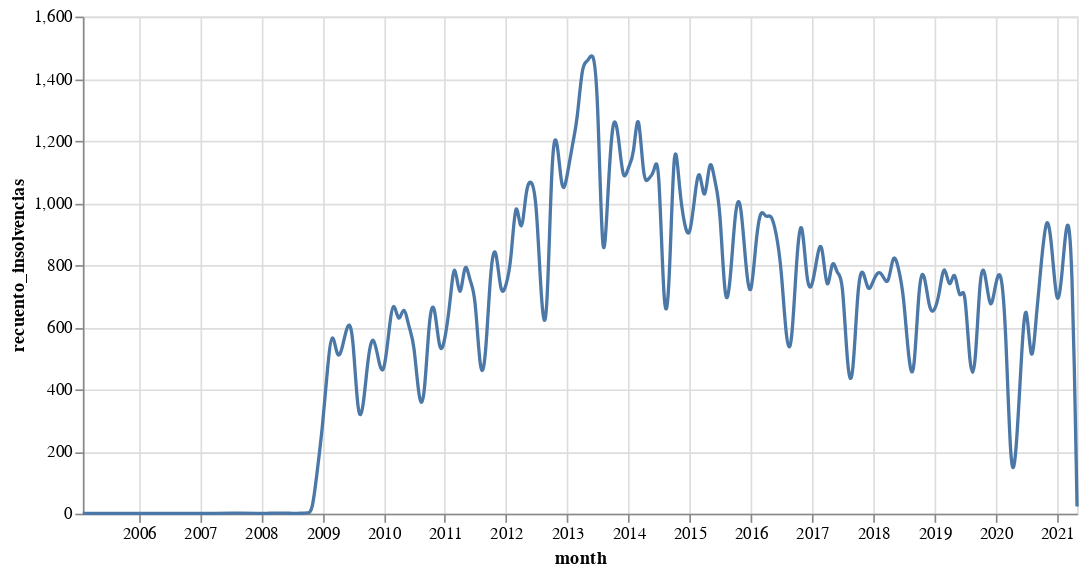

Write notebook code for a chart like this one.
### Code cell
###   GENERATE INTERACTIVE PLOT   ###
source = df_dates_cn

# Create a selection that chooses the nearest point & selects based on x-value
nearest = alt.selection(type='single', nearest=True, on='mouseover',
                        fields=['month'], empty='none')

# The basic line
line = alt.Chart(source).mark_line(interpolate='basis').encode(
    x='month:T',
    y='recuento_insolvencias:Q'
)

# Transparent selectors across the chart. This is what tells us
# the x-value of the cursor
selectors = alt.Chart(source).mark_point().encode(
    x='month:T',
    opacity=alt.value(0),
).add_selection(
    nearest
)

# Draw points on the line, and highlight based on selection
points = line.mark_point().encode(
    opacity=alt.condition(nearest, alt.value(1), alt.value(0))
)

# Draw text labels near the points, and highlight based on selection
text = line.mark_text(align='left', dx=2, dy=-2).encode(
    text=alt.condition(nearest, 'recuento_insolvencias:Q', alt.value(' '))
)

# Draw a rule at the location of the selection
rules = alt.Chart(source).mark_rule(color='gray').encode(
    x='month:T',
).transform_filter(
    nearest
)

# Put the five layers into a chart and bind the data
chart2 = alt.layer(
    line, selectors, points, rules, text
).properties(
    width=600, height=300
)

#chart2.save(export_file + '_interactive.html')
chart2
#print("Interactive plot has been successfully saved at " + export_file + '_interactive.html')

### Figure 1 — Vega-Lite specification as saved in the notebook (floating-point values rounded to 4 significant figures; data arrays with more than 128 entries replaced by an {"elided": "..."} marker saying what was removed)
{"config": {"view": {"continuousWidth": 400, "continuousHeight": 300}}, "layer": [{"mark": {"type": "line", "interpolate": "basis"}, "encoding": {"x": {"type": "temporal", "field": "month"}, "y": {"type": "quantitative", "field": "recuento_insolvencias"}}}, {"mark": "point", "encoding": {"opacity": {"value": 0}, "x": {"type": "temporal", "field": "month"}}, "selection": {"selector001": {"type": "single", "nearest": true, "on": "mouseover", "fields": ["month"], "empty": "none"}}}, {"mark": "point", "encoding": {"opacity": {"condition": {"value": 1, "selection": "selector001"}, "value": 0}, "x": {"type": "temporal", "field": "month"}, "y": {"type": "quantitative", "field": "recuento_insolvencias"}}}, {"mark": {"type": "rule", "color": "gray"}, "encoding": {"x": {"type": "temporal", "field": "month"}}, "transform": [{"filter": {"selection": "selector001"}}]}, {"mark": {"type": "text", "align": "left", "dx": 2, "dy": -2}, "encoding": {"text": {"condition": {"type": "quantitative", "field": "recuento_insolvencias", "selection": "selector001"}, "value": " "}, "x": {"type": "temporal", "field": "month"}, "y": {"type": "quantitative", "field": "recuento_insolvencias"}}}], "data": {"name": "data-b201adf24eb3748ccd3d884fe4f12a3b"}, "height": 300, "width": 600, "$schema": "https://vega.github.io/schema/vega-lite/v4.8.1.json", "datasets": {"data-b201adf24eb3748ccd3d884fe4f12a3b": {"elided": "167 records"}}}
